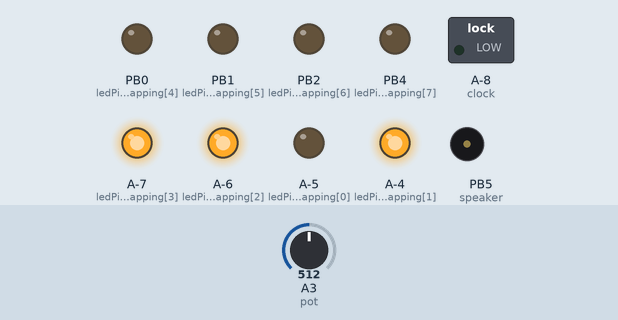
The sketch below on a simulated ATtiny85, built for the host (arithmetic inside an expression is 32-bit, double 64-bit). Shown: switched loads named in the sketch (green lamp = pin HIGH), output pins drawn as LEDs (lit = HIGH), buzzer (waves = sounding, pin HIGH). Dashed ring = blinking. Inputs (shaded band) come from the test bench; at power-on: A3 (pot) = 512.

Above: at 1.7 s.
1.8 s: A3 (pot) set to 716
At 4.7 s:
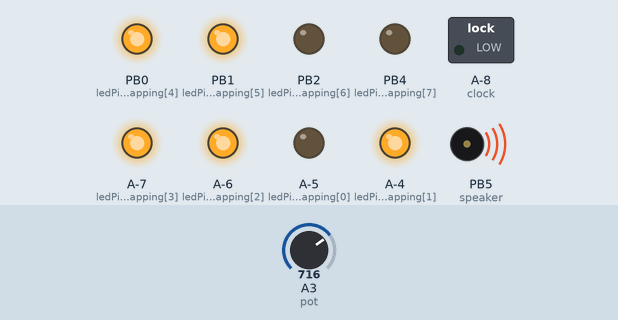
4.8 s: A3 (pot) set to 662
7.8 s: A3 (pot) set to 636
9.3 s: A3 (pot) set to 511
At 11.14 s:
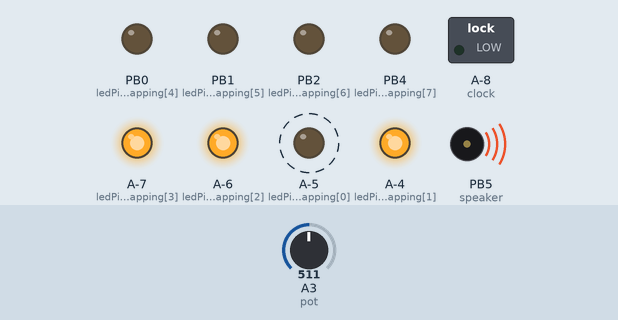
12.3 s: A3 (pot) set to 306
At 15.1 s:
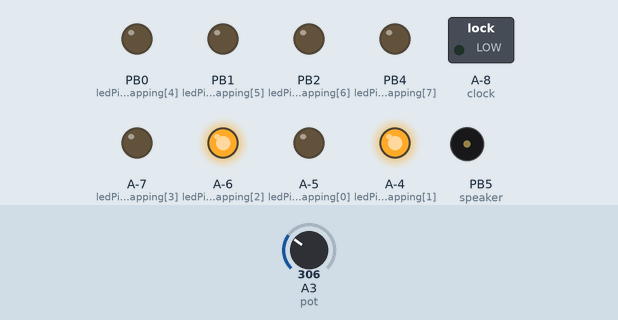
15.3 s: A3 (pot) set to 510
At 18.6 s:
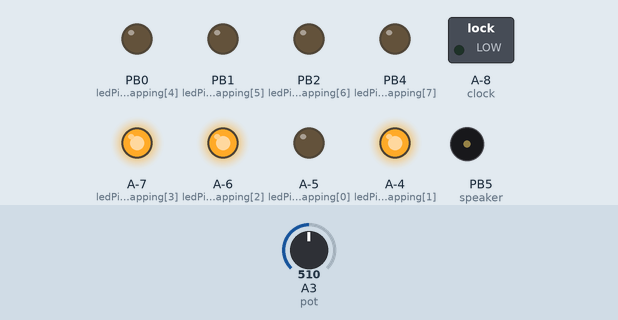
Timing chart, 0 to 25.8 s (numbered marks = the images above; inputs shaded):
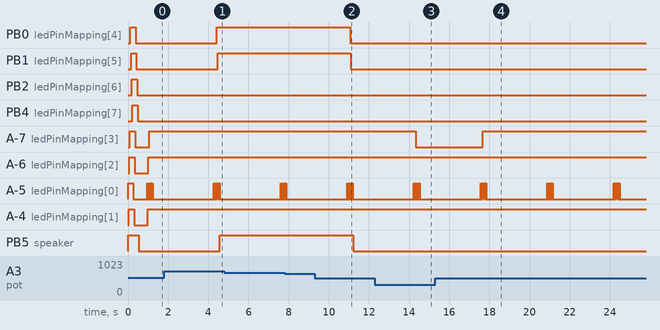

Measured:
- after the input at 1.8 s, PB0 (ledPinMapping[4]): LOW → HIGH after 2.6 s; PB1 (ledPinMapping[5]): LOW → HIGH after 2.7 s; PB5 (speaker): LOW → HIGH after 2.8 s
- after the input at 9.3 s, PB0 (ledPinMapping[4]): HIGH → LOW after 1.8 s; PB5 (speaker): HIGH → LOW after 1.9 s
- after the input at 12.3 s, A-7 (ledPinMapping[3]): HIGH → LOW after 2.0 s
- after the input at 15.3 s, A-7 (ledPinMapping[3]): LOW → HIGH after 2.4 s
- by itself, A-5 (ledPinMapping[0]): repeats every 3.3 s: 2 × (LOW 0.02 s, HIGH 0.02 s), LOW 0.02 s, HIGH 0.04 s, 3 × (LOW 0.02 s, HIGH 0.02 s), LOW 3.0 s, HIGH 0.02 s

The sketch:

MixTape_BerlinerSchule.ino
```cpp
/*
*This code is for an attiny85 powered pocket sequencer and is part of an
*instructable at http://www.instructables.com/id/Attiny-Pocket-Sequencer/ .
*
*The following code was written by: Adam Berger
*
*You are free to use my code in anyway you'd like, as long as
*you give credit where it is due. Thank you for your interest!
*/
const byte pot = A3, tonePin = 6, clock = 6, gatePin = 6, speaker = 5;
//const int ledPinMapping[16] = {1, 2, 0, 4, 6, 8, 9, 10, 1, 2, 0, 4, 6, 8, 9, 10};
const int ledPinMapping[16] = {9, 10, 8, 7, 0, 1, 2, 4};
const int MAX_NOTE_LENGTH = 32000, MAX_FREQ = 255, NUMBER_OF_STEPS = 8, POT_THRESHOLD = 35;
//int stepFreqs[] = {255,128,230,30,0,240,50,0,200,100,200,0,160,20,130,60};
int stepFreqs[] = {100,100,100,100,100,100,100,100};
//int stepSustains[] = {8200,1000,3420,0,3000,1620,8400,7000,8200,882,842,860,820,862,840,700};
int stepSustains[] = {16,16,16,16,16,16,16,16};
//int stepSustains[] = {15,3,2,1,15,2,12,0};
int tempo = 1000;

unsigned long previousMillis, functionMillis;

void setup(){
  //enable inpustepFreqsts
  pinMode(pot, INPUT);
  digitalWrite(pot, HIGH);
  //enable outputs
  //pinMode(tonePin, OUTPUT);
  pinMode(gatePin, OUTPUT);
  digitalWrite(gatePin, LOW);

  analogWrite(speaker, 255);

  for (int i = 0; i < NUMBER_OF_STEPS; i++){
    pinMode(ledPinMapping[i], OUTPUT);
  };

  for (int i = 0; i <= NUMBER_OF_STEPS; i++){
    digitalWrite(ledPinMapping[i], HIGH);
    delay(30);
  };
  for (int i = 0; i <= NUMBER_OF_STEPS; i++){
    digitalWrite(ledPinMapping[i], LOW);
    delay(30);
  };

  analogWrite(speaker, 0);

  delay(400);
  //setFrequencies();
  //functionMillis=millis();
  //setFrequencies();
  TCCR1B = (TCCR1B & 0b11111000) | 0b00000001;
  TCCR0B = (TCCR0B & 0b11111000) | 0b00000001;
  setFrequencies();

}

void loop(){
  //for each step

  for(byte a=0; a<NUMBER_OF_STEPS; a++){
    //turn LED on
    //digitalWrite(clock, LOW);
    digitalWrite(ledPinMapping[a], HIGH);

    //tempo logic/update tempo variable
    previousMillis=millis();

    //output PWM / CV signal
    //pinMode(gatePin, OUTPUT);
    digitalWrite(gatePin, HIGH);
    analogWrite(speaker, (stepFreqs[a]));

    //output tone
    //tone(tonePin, stepFreqs[a], stepSustains);

    while(millis()-previousMillis<tempo){
      tempo = map(analogRead(pot),POT_THRESHOLD ,1023,MAX_NOTE_LENGTH,80);

      /*
      for (int i = 0; i <= stepFreqs[a]>>5; i++){
        digitalWrite(ledPinMapping[i], HIGH);
      };

      for (int i = (stepFreqs[a]>>5)+1; i < NUMBER_OF_STEPS; i++){
        digitalWrite(ledPinMapping[i], LOW);
      };
      */

      if(analogRead(pot)<POT_THRESHOLD&&(millis()-functionMillis>500))
        //setSustain();
      if(millis()-previousMillis>(stepSustains[a]*(tempo/16))){
        analogWrite(speaker, 0);
        //pinMode(gatePin, OUTPUT);
        digitalWrite(gatePin, LOW);
      }

    }

  digitalWrite(ledPinMapping[a], LOW);
  digitalWrite(clock, HIGH);
  }
}

void setFrequencies(){

  for(byte a=0; a<NUMBER_OF_STEPS; a++){
    //turn LED on
    digitalWrite(ledPinMapping[a], HIGH);
    //tempo logic/update tempo variable
    while((analogRead(pot)>POT_THRESHOLD)){
     previousMillis=millis();
     int freq = map(analogRead(pot),POT_THRESHOLD,1023,0,MAX_FREQ);

     for (int i = 0; i <= freq>>5; i++){
       digitalWrite(ledPinMapping[i], HIGH);
       digitalWrite(ledPinMapping[a], LOW);
       delay(20);
       digitalWrite(ledPinMapping[a], HIGH);
       delay(20);
     };

     for (int i = (freq>>5)+1; i < NUMBER_OF_STEPS; i++){
       digitalWrite(ledPinMapping[i], LOW);
       digitalWrite(ledPinMapping[a], HIGH);
       delay(20);
       digitalWrite(ledPinMapping[a], LOW);
       delay(20);
     };

     if(analogRead(pot)<POT_THRESHOLD+20) freq=0;
     stepFreqs[a] = freq;

     analogWrite(speaker, stepFreqs[a]);
     //tone(tonePin, stepFreqs[a], stepSustains[a]);

     functionMillis=millis();
     while(millis()-functionMillis<3000){
      if(analogRead(pot)<POT_THRESHOLD) {
        /*
        for (int i = 0; i <= NUMBER_OF_STEPS; i++){
        digitalWrite(ledPinMapping[i], LOW);
        };
        */
        break;
      }
    }
    }
  delay(5000);
  digitalWrite(ledPinMapping[a], LOW);
  delay(10000);


  }
    for (int i = 0; i <= NUMBER_OF_STEPS; i++){
    digitalWrite(ledPinMapping[i], LOW);
  };
  functionMillis=millis();
}

void setSustain(){

  for(byte a=0; a<NUMBER_OF_STEPS; a++){
    //turn LED on
    digitalWrite(ledPinMapping[a], HIGH);
    delay(5000);
    //tempo logic/update tempo variable
    while((analogRead(pot)>POT_THRESHOLD)){
     stepSustains[a] = map(analogRead(pot),POT_THRESHOLD,1023,0, 16);
     //tone(tonePin, stepFreqs[a], stepSustains[a]);
     functionMillis=millis();

        if(analogRead(pot)<POT_THRESHOLD) break;

    }

    digitalWrite(ledPinMapping[a], LOW);
  }

  functionMillis=millis();

}
```
